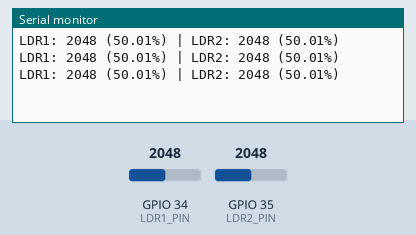
Bench run of a sketch on a simulated ESP32. On the bench: the last lines printed to the serial monitor. The inputs (shaded band) are chosen by the test bench; at power-on: GPIO 34 (LDR1_PIN) = 2048, GPIO 35 (LDR2_PIN) = 2048.

Above: at 1.3 s.
1.4 s: GPIO 34 (LDR1_PIN) set to 2866
At 1.9 s:
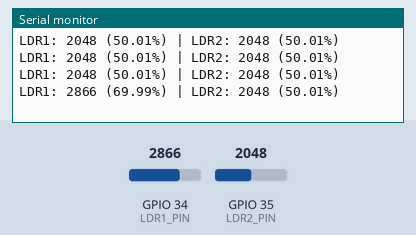
2.9 s: GPIO 35 (LDR2_PIN) set to 2866
At 3.4 s:
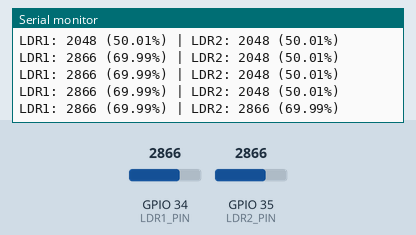
4.4 s: GPIO 34 (LDR1_PIN) set to 3603
At 4.9 s:
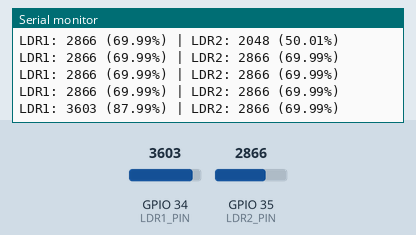
5.9 s: GPIO 35 (LDR2_PIN) set to 3603
At 6.4 s:
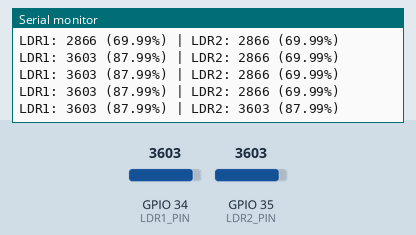
Timing chart, 0 to 8.4 s (numbered marks = the images above; inputs shaded):
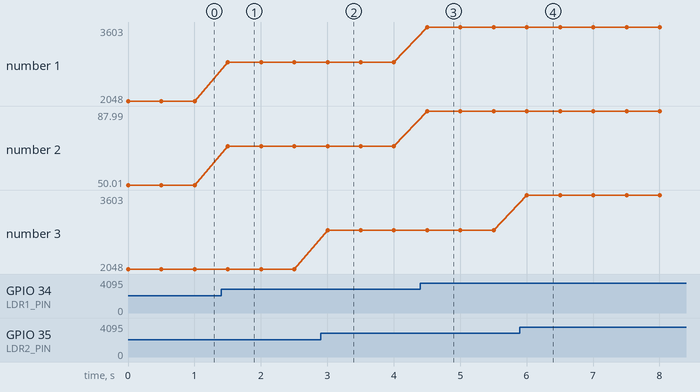

Measured:
- after the input at 1.4 s, the serial monitor: prints a new line after 0.10 s (image 1)
- after the input at 2.9 s, the serial monitor: prints a new line after 0.10 s (image 2)
- after the input at 4.4 s, the serial monitor: prints a new line after 0.10 s (image 3)
- after the input at 5.9 s, the serial monitor: prints a new line after 0.11 s (image 4)
- plotted number 1: 2048 → 2866 after the input at 1.4 s, 2866 → 3603 after the input at 4.4 s
- plotted number 2: 50.01 → 69.99 after the input at 1.4 s, 69.99 → 87.99 after the input at 4.4 s

The sketch:

ldr.ino
```cpp
// Pin LDR
const int LDR1_PIN = 34; // Pin ADC1 untuk LDR1
const int LDR2_PIN = 35; // Pin ADC2 untuk LDR2

void setup() {
  Serial.begin(115200);
  // Konfigurasi pin sebagai input (tidak wajib karena ADC defaultnya input)
  pinMode(LDR1_PIN, INPUT);
  pinMode(LDR2_PIN, INPUT);
}

void loop() {
  // Membaca nilai ADC dari LDR
  int ldr1Value = analogRead(LDR1_PIN); // Membaca LDR1
  int ldr2Value = analogRead(LDR2_PIN); // Membaca LDR2

  // Konversi nilai ke persentase (opsional)
  float ldr1Percent = (ldr1Value / 4095.0) * 100; // ESP32 ADC memiliki resolusi 12-bit
  float ldr2Percent = (ldr2Value / 4095.0) * 100;

  // Tampilkan hasil ke Serial Monitor
  Serial.print("LDR1: ");
  Serial.print(ldr1Value);
  Serial.print(" (");
  Serial.print(ldr1Percent);
  Serial.print("%)");
  Serial.print(" | LDR2: ");
  Serial.print(ldr2Value);
  Serial.print(" (");
  Serial.print(ldr2Percent);
  Serial.println("%)");

  delay(500); // Delay untuk pembacaan berikutnya
}
```
